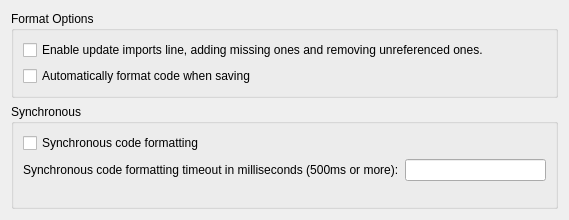
<?xml version="1.0" encoding="UTF-8"?>
<ui version="4.0">
 <class>GolangFmtOption</class>
 <widget class="QWidget" name="GolangFmtOption">
  <property name="geometry">
   <rect>
    <x>0</x>
    <y>0</y>
    <width>569</width>
    <height>220</height>
   </rect>
  </property>
  <property name="windowTitle">
   <string>Form</string>
  </property>
  <layout class="QVBoxLayout" name="verticalLayout_3">
   <item>
    <widget class="QGroupBox" name="groupBox">
     <property name="title">
      <string>Format Options</string>
     </property>
     <layout class="QVBoxLayout" name="verticalLayout">
      <item>
       <widget class="QCheckBox" name="checkBoxUseGoimports">
        <property name="toolTip">
         <string>Goimports updates your Go import lines, adding missing ones and removing unreferenced ones.</string>
        </property>
        <property name="text">
         <string>Enable update imports line, adding missing ones and removing unreferenced ones.</string>
        </property>
       </widget>
      </item>
      <item>
       <widget class="QCheckBox" name="checkBoxAutoFmt">
        <property name="text">
         <string>Automatically format code when saving</string>
        </property>
       </widget>
      </item>
     </layout>
    </widget>
   </item>
   <item>
    <widget class="QGroupBox" name="groupBox_2">
     <property name="title">
      <string>Synchronous</string>
     </property>
     <layout class="QVBoxLayout" name="verticalLayout_2">
      <item>
       <widget class="QCheckBox" name="enableSyncCheckBox">
        <property name="text">
         <string>Synchronous code formatting</string>
        </property>
       </widget>
      </item>
      <item>
       <layout class="QHBoxLayout" name="horizontalLayout">
        <item>
         <widget class="QLabel" name="label">
          <property name="text">
           <string>Synchronous code formatting timeout in milliseconds (500ms or more):</string>
          </property>
         </widget>
        </item>
        <item>
         <widget class="QLineEdit" name="syncTimeoutLineEdit">
          <property name="sizePolicy">
           <sizepolicy hsizetype="Preferred" vsizetype="Fixed">
            <horstretch>0</horstretch>
            <verstretch>0</verstretch>
           </sizepolicy>
          </property>
         </widget>
        </item>
       </layout>
      </item>
      <item>
       <spacer name="verticalSpacer">
        <property name="orientation">
         <enum>Qt::Vertical</enum>
        </property>
        <property name="sizeHint" stdset="0">
         <size>
          <width>20</width>
          <height>40</height>
         </size>
        </property>
       </spacer>
      </item>
     </layout>
    </widget>
   </item>
  </layout>
 </widget>
 <resources/>
 <connections/>
</ui>
